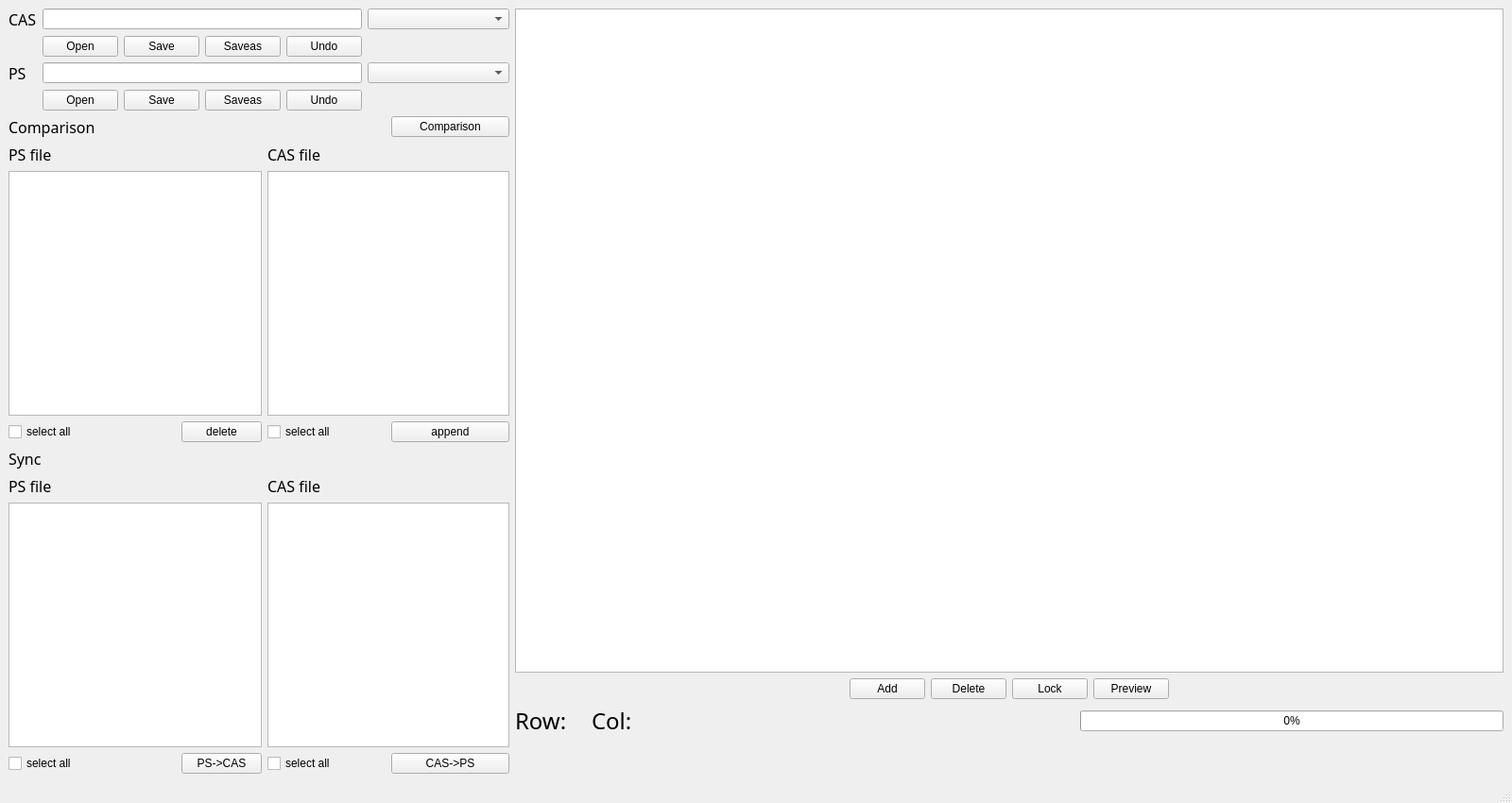
<?xml version="1.0" encoding="UTF-8"?>
<ui version="4.0">
 <class>MainWindow</class>
 <widget class="QMainWindow" name="MainWindow">
  <property name="geometry">
   <rect>
    <x>0</x>
    <y>0</y>
    <width>1600</width>
    <height>850</height>
   </rect>
  </property>
  <property name="windowTitle">
   <string>Excel Operator</string>
  </property>
  <property name="windowIcon">
   <iconset resource="resource.qrc">
    <normaloff>:/tool1.png</normaloff>:/tool1.png</iconset>
  </property>
  <widget class="QWidget" name="centralwidget">
   <layout class="QGridLayout" name="gridLayout_7">
    <item row="0" column="0">
     <layout class="QHBoxLayout" name="horizontalLayout" stretch="0,0">
      <item>
       <layout class="QVBoxLayout" name="verticalLayout">
        <item>
         <layout class="QGridLayout" name="gridLayout">
          <item row="0" column="0">
           <widget class="QLabel" name="label">
            <property name="sizePolicy">
             <sizepolicy hsizetype="Fixed" vsizetype="Preferred">
              <horstretch>0</horstretch>
              <verstretch>0</verstretch>
             </sizepolicy>
            </property>
            <property name="font">
             <font>
              <family>Lohit Devanagari</family>
              <pointsize>12</pointsize>
             </font>
            </property>
            <property name="text">
             <string>CAS</string>
            </property>
           </widget>
          </item>
          <item row="0" column="1" colspan="4">
           <widget class="QLineEdit" name="name_cas">
            <property name="readOnly">
             <bool>true</bool>
            </property>
           </widget>
          </item>
          <item row="0" column="5">
           <widget class="QComboBox" name="sheets_cas">
            <property name="sizePolicy">
             <sizepolicy hsizetype="Minimum" vsizetype="Fixed">
              <horstretch>0</horstretch>
              <verstretch>0</verstretch>
             </sizepolicy>
            </property>
            <property name="minimumSize">
             <size>
              <width>150</width>
              <height>0</height>
             </size>
            </property>
           </widget>
          </item>
          <item row="1" column="1">
           <widget class="QPushButton" name="open_cas">
            <property name="sizePolicy">
             <sizepolicy hsizetype="Fixed" vsizetype="Fixed">
              <horstretch>0</horstretch>
              <verstretch>0</verstretch>
             </sizepolicy>
            </property>
            <property name="text">
             <string>Open</string>
            </property>
           </widget>
          </item>
          <item row="1" column="2">
           <widget class="QPushButton" name="save_cas">
            <property name="sizePolicy">
             <sizepolicy hsizetype="Fixed" vsizetype="Fixed">
              <horstretch>0</horstretch>
              <verstretch>0</verstretch>
             </sizepolicy>
            </property>
            <property name="text">
             <string>Save</string>
            </property>
           </widget>
          </item>
          <item row="1" column="3">
           <widget class="QPushButton" name="saveas_cas">
            <property name="sizePolicy">
             <sizepolicy hsizetype="Fixed" vsizetype="Fixed">
              <horstretch>0</horstretch>
              <verstretch>0</verstretch>
             </sizepolicy>
            </property>
            <property name="text">
             <string>Saveas</string>
            </property>
           </widget>
          </item>
          <item row="1" column="4">
           <widget class="QPushButton" name="undo_cas">
            <property name="sizePolicy">
             <sizepolicy hsizetype="Fixed" vsizetype="Fixed">
              <horstretch>0</horstretch>
              <verstretch>0</verstretch>
             </sizepolicy>
            </property>
            <property name="text">
             <string>Undo</string>
            </property>
           </widget>
          </item>
          <item row="2" column="0">
           <widget class="QLabel" name="label_2">
            <property name="sizePolicy">
             <sizepolicy hsizetype="Fixed" vsizetype="Preferred">
              <horstretch>0</horstretch>
              <verstretch>0</verstretch>
             </sizepolicy>
            </property>
            <property name="font">
             <font>
              <family>Lohit Devanagari</family>
              <pointsize>12</pointsize>
             </font>
            </property>
            <property name="text">
             <string>PS</string>
            </property>
           </widget>
          </item>
          <item row="2" column="1" colspan="4">
           <widget class="QLineEdit" name="name_ps">
            <property name="readOnly">
             <bool>true</bool>
            </property>
           </widget>
          </item>
          <item row="2" column="5">
           <widget class="QComboBox" name="sheets_ps">
            <property name="minimumSize">
             <size>
              <width>150</width>
              <height>0</height>
             </size>
            </property>
           </widget>
          </item>
          <item row="3" column="1">
           <widget class="QPushButton" name="open_ps">
            <property name="sizePolicy">
             <sizepolicy hsizetype="Fixed" vsizetype="Fixed">
              <horstretch>0</horstretch>
              <verstretch>0</verstretch>
             </sizepolicy>
            </property>
            <property name="text">
             <string>Open</string>
            </property>
           </widget>
          </item>
          <item row="3" column="2">
           <widget class="QPushButton" name="save_ps">
            <property name="sizePolicy">
             <sizepolicy hsizetype="Fixed" vsizetype="Fixed">
              <horstretch>0</horstretch>
              <verstretch>0</verstretch>
             </sizepolicy>
            </property>
            <property name="text">
             <string>Save</string>
            </property>
           </widget>
          </item>
          <item row="3" column="3">
           <widget class="QPushButton" name="saveas_ps">
            <property name="sizePolicy">
             <sizepolicy hsizetype="Fixed" vsizetype="Fixed">
              <horstretch>0</horstretch>
              <verstretch>0</verstretch>
             </sizepolicy>
            </property>
            <property name="text">
             <string>Saveas</string>
            </property>
           </widget>
          </item>
          <item row="3" column="4">
           <widget class="QPushButton" name="undo_ps">
            <property name="sizePolicy">
             <sizepolicy hsizetype="Fixed" vsizetype="Fixed">
              <horstretch>0</horstretch>
              <verstretch>0</verstretch>
             </sizepolicy>
            </property>
            <property name="text">
             <string>Undo</string>
            </property>
           </widget>
          </item>
         </layout>
        </item>
        <item>
         <layout class="QGridLayout" name="gridLayout_3">
          <item row="0" column="0" colspan="2">
           <widget class="QLabel" name="label_5">
            <property name="font">
             <font>
              <family>Lohit Devanagari</family>
              <pointsize>12</pointsize>
             </font>
            </property>
            <property name="text">
             <string>Comparison</string>
            </property>
           </widget>
          </item>
          <item row="0" column="4">
           <widget class="QPushButton" name="comparison_start">
            <property name="text">
             <string>Comparison</string>
            </property>
           </widget>
          </item>
          <item row="1" column="0">
           <widget class="QLabel" name="label_7">
            <property name="font">
             <font>
              <family>Lohit Devanagari</family>
              <pointsize>12</pointsize>
             </font>
            </property>
            <property name="text">
             <string>PS file</string>
            </property>
           </widget>
          </item>
          <item row="1" column="3">
           <widget class="QLabel" name="label_8">
            <property name="font">
             <font>
              <family>Lohit Devanagari</family>
              <pointsize>12</pointsize>
             </font>
            </property>
            <property name="text">
             <string>CAS file</string>
            </property>
           </widget>
          </item>
          <item row="2" column="0" colspan="3">
           <widget class="QListView" name="comparison_delete_list">
            <property name="editTriggers">
             <set>QAbstractItemView::NoEditTriggers</set>
            </property>
            <property name="verticalScrollMode">
             <enum>QAbstractItemView::ScrollPerPixel</enum>
            </property>
           </widget>
          </item>
          <item row="2" column="3" colspan="2">
           <widget class="QListView" name="comparison_append_list">
            <property name="editTriggers">
             <set>QAbstractItemView::NoEditTriggers</set>
            </property>
            <property name="verticalScrollMode">
             <enum>QAbstractItemView::ScrollPerPixel</enum>
            </property>
           </widget>
          </item>
          <item row="3" column="2">
           <widget class="QPushButton" name="comparison_delete">
            <property name="text">
             <string>delete</string>
            </property>
           </widget>
          </item>
          <item row="3" column="3">
           <widget class="QCheckBox" name="comparison_select_all_append">
            <property name="text">
             <string>select all</string>
            </property>
           </widget>
          </item>
          <item row="3" column="4">
           <widget class="QPushButton" name="comparison_append">
            <property name="text">
             <string>append</string>
            </property>
           </widget>
          </item>
          <item row="3" column="0">
           <widget class="QCheckBox" name="comparison_select_all_delete">
            <property name="text">
             <string>select all</string>
            </property>
           </widget>
          </item>
         </layout>
        </item>
        <item>
         <layout class="QGridLayout" name="gridLayout_6">
          <item row="0" column="0">
           <widget class="QLabel" name="label_3">
            <property name="font">
             <font>
              <family>Lohit Devanagari</family>
              <pointsize>12</pointsize>
             </font>
            </property>
            <property name="text">
             <string>Sync</string>
            </property>
           </widget>
          </item>
          <item row="1" column="0">
           <widget class="QLabel" name="label_4">
            <property name="font">
             <font>
              <family>Lohit Devanagari</family>
              <pointsize>12</pointsize>
             </font>
            </property>
            <property name="text">
             <string>PS file</string>
            </property>
           </widget>
          </item>
          <item row="1" column="3">
           <widget class="QLabel" name="label_6">
            <property name="font">
             <font>
              <family>Lohit Devanagari</family>
              <pointsize>12</pointsize>
             </font>
            </property>
            <property name="text">
             <string>CAS file</string>
            </property>
           </widget>
          </item>
          <item row="2" column="0" colspan="3">
           <widget class="QListView" name="ps_header">
            <property name="editTriggers">
             <set>QAbstractItemView::NoEditTriggers</set>
            </property>
            <property name="verticalScrollMode">
             <enum>QAbstractItemView::ScrollPerPixel</enum>
            </property>
           </widget>
          </item>
          <item row="2" column="3" colspan="2">
           <widget class="QListView" name="cas_header">
            <property name="editTriggers">
             <set>QAbstractItemView::NoEditTriggers</set>
            </property>
            <property name="verticalScrollMode">
             <enum>QAbstractItemView::ScrollPerPixel</enum>
            </property>
           </widget>
          </item>
          <item row="3" column="2">
           <widget class="QPushButton" name="sync_ps_to_cas">
            <property name="text">
             <string>PS-&gt;CAS</string>
            </property>
           </widget>
          </item>
          <item row="3" column="3">
           <widget class="QCheckBox" name="sync_select_all_cas">
            <property name="text">
             <string>select all</string>
            </property>
           </widget>
          </item>
          <item row="3" column="4">
           <widget class="QPushButton" name="sync_cas_to_ps">
            <property name="text">
             <string>CAS-&gt;PS</string>
            </property>
           </widget>
          </item>
          <item row="3" column="0">
           <widget class="QCheckBox" name="sync_select_all_ps">
            <property name="text">
             <string>select all</string>
            </property>
           </widget>
          </item>
         </layout>
        </item>
       </layout>
      </item>
      <item>
       <layout class="QVBoxLayout" name="verticalLayout_2">
        <item>
         <layout class="QGridLayout" name="gridLayout_4">
          <item row="0" column="0" colspan="6">
           <widget class="QTableView" name="preview">
            <property name="sizePolicy">
             <sizepolicy hsizetype="Expanding" vsizetype="Expanding">
              <horstretch>0</horstretch>
              <verstretch>0</verstretch>
             </sizepolicy>
            </property>
            <property name="minimumSize">
             <size>
              <width>700</width>
              <height>0</height>
             </size>
            </property>
            <property name="editTriggers">
             <set>QAbstractItemView::NoEditTriggers</set>
            </property>
            <property name="verticalScrollMode">
             <enum>QAbstractItemView::ScrollPerPixel</enum>
            </property>
            <property name="horizontalScrollMode">
             <enum>QAbstractItemView::ScrollPerPixel</enum>
            </property>
            <property name="wordWrap">
             <bool>true</bool>
            </property>
           </widget>
          </item>
          <item row="1" column="0">
           <spacer name="horizontalSpacer_2">
            <property name="orientation">
             <enum>Qt::Horizontal</enum>
            </property>
            <property name="sizeHint" stdset="0">
             <size>
              <width>40</width>
              <height>20</height>
             </size>
            </property>
           </spacer>
          </item>
          <item row="1" column="1">
           <widget class="QPushButton" name="preview_add">
            <property name="text">
             <string>Add</string>
            </property>
           </widget>
          </item>
          <item row="1" column="2">
           <widget class="QPushButton" name="preview_delete">
            <property name="text">
             <string>Delete</string>
            </property>
           </widget>
          </item>
          <item row="1" column="3">
           <widget class="QPushButton" name="preview_lock">
            <property name="text">
             <string>Lock</string>
            </property>
           </widget>
          </item>
          <item row="1" column="4">
           <widget class="QPushButton" name="extended_preview">
            <property name="text">
             <string>Preview</string>
            </property>
           </widget>
          </item>
          <item row="1" column="5">
           <spacer name="horizontalSpacer">
            <property name="orientation">
             <enum>Qt::Horizontal</enum>
            </property>
            <property name="sizeHint" stdset="0">
             <size>
              <width>40</width>
              <height>20</height>
             </size>
            </property>
           </spacer>
          </item>
         </layout>
        </item>
        <item>
         <layout class="QGridLayout" name="gridLayout_5">
          <item row="0" column="0">
           <widget class="QLabel" name="label_9">
            <property name="font">
             <font>
              <family>Abyssinica SIL</family>
              <pointsize>18</pointsize>
             </font>
            </property>
            <property name="text">
             <string>Row:</string>
            </property>
           </widget>
          </item>
          <item row="0" column="1">
           <widget class="QLabel" name="selected_row">
            <property name="font">
             <font>
              <family>Abyssinica SIL</family>
              <pointsize>18</pointsize>
             </font>
            </property>
            <property name="text">
             <string/>
            </property>
           </widget>
          </item>
          <item row="0" column="2">
           <widget class="QLabel" name="label_10">
            <property name="font">
             <font>
              <family>Abyssinica SIL</family>
              <pointsize>18</pointsize>
             </font>
            </property>
            <property name="text">
             <string>Col:</string>
            </property>
           </widget>
          </item>
          <item row="0" column="3">
           <widget class="QLabel" name="selected_col">
            <property name="font">
             <font>
              <family>Abyssinica SIL</family>
              <pointsize>18</pointsize>
             </font>
            </property>
            <property name="text">
             <string/>
            </property>
           </widget>
          </item>
          <item row="0" column="4">
           <spacer name="horizontalSpacer_3">
            <property name="orientation">
             <enum>Qt::Horizontal</enum>
            </property>
            <property name="sizeHint" stdset="0">
             <size>
              <width>40</width>
              <height>20</height>
             </size>
            </property>
           </spacer>
          </item>
          <item row="0" column="5">
           <widget class="QProgressBar" name="progressBar">
            <property name="value">
             <number>0</number>
            </property>
           </widget>
          </item>
          <item row="1" column="4">
           <spacer name="horizontalSpacer_4">
            <property name="orientation">
             <enum>Qt::Horizontal</enum>
            </property>
            <property name="sizeHint" stdset="0">
             <size>
              <width>40</width>
              <height>20</height>
             </size>
            </property>
           </spacer>
          </item>
          <item row="1" column="5">
           <widget class="QLabel" name="msg">
            <property name="font">
             <font>
              <family>Abyssinica SIL</family>
              <pointsize>18</pointsize>
             </font>
            </property>
            <property name="text">
             <string/>
            </property>
           </widget>
          </item>
         </layout>
        </item>
       </layout>
      </item>
     </layout>
    </item>
   </layout>
  </widget>
  <widget class="QMenuBar" name="menubar">
   <property name="geometry">
    <rect>
     <x>0</x>
     <y>0</y>
     <width>1600</width>
     <height>25</height>
    </rect>
   </property>
  </widget>
  <widget class="QStatusBar" name="statusbar"/>
 </widget>
 <resources>
  <include location="resource.qrc"/>
 </resources>
 <connections/>
</ui>
